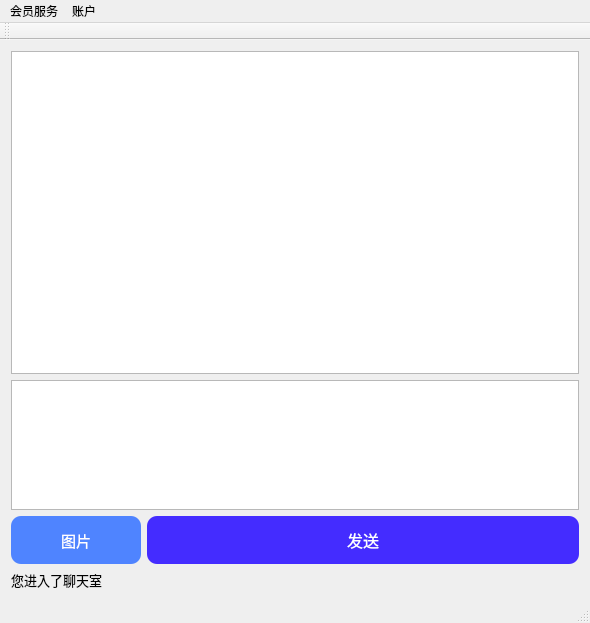
<?xml version="1.0" encoding="UTF-8"?>
<ui version="4.0">
 <class>MainWindow</class>
 <widget class="QMainWindow" name="MainWindow">
  <property name="geometry">
   <rect>
    <x>0</x>
    <y>0</y>
    <width>590</width>
    <height>623</height>
   </rect>
  </property>
  <property name="windowTitle">
   <string>网络聊天室</string>
  </property>
  <widget class="QWidget" name="centralWidget">
   <layout class="QGridLayout" name="gridLayout">
    <item row="8" column="0" colspan="2">
     <widget class="QLabel" name="status_label">
      <property name="font">
       <font>
        <family>微软雅黑</family>
        <pointsize>10</pointsize>
       </font>
      </property>
      <property name="text">
       <string>您进入了聊天室</string>
      </property>
     </widget>
    </item>
    <item row="6" column="0">
     <widget class="QPushButton" name="Image_Button">
      <property name="sizePolicy">
       <sizepolicy hsizetype="Expanding" vsizetype="Expanding">
        <horstretch>3</horstretch>
        <verstretch>3</verstretch>
       </sizepolicy>
      </property>
      <property name="font">
       <font>
        <family>微软雅黑</family>
        <pointsize>11</pointsize>
       </font>
      </property>
      <property name="styleSheet">
       <string notr="true">border: 0px;
border-radius: 10px;
background-color: rgb(79, 132, 255);
color: rgb(255, 255, 255);</string>
      </property>
      <property name="text">
       <string>图片</string>
      </property>
     </widget>
    </item>
    <item row="5" column="0" colspan="2">
     <widget class="QTextEdit" name="input_text">
      <property name="sizePolicy">
       <sizepolicy hsizetype="Expanding" vsizetype="Expanding">
        <horstretch>0</horstretch>
        <verstretch>8</verstretch>
       </sizepolicy>
      </property>
      <property name="font">
       <font>
        <family>微软雅黑</family>
        <pointsize>10</pointsize>
       </font>
      </property>
     </widget>
    </item>
    <item row="6" column="1">
     <widget class="QPushButton" name="send_button">
      <property name="sizePolicy">
       <sizepolicy hsizetype="Minimum" vsizetype="Expanding">
        <horstretch>10</horstretch>
        <verstretch>3</verstretch>
       </sizepolicy>
      </property>
      <property name="font">
       <font>
        <family>微软雅黑</family>
        <pointsize>12</pointsize>
       </font>
      </property>
      <property name="styleSheet">
       <string notr="true">color: rgb(255, 255, 255);
background-color: rgb(68, 44, 255);
border: 0px;
border-radius: 10px;</string>
      </property>
      <property name="text">
       <string>发送</string>
      </property>
      <property name="shortcut">
       <string>Ctrl+Return</string>
      </property>
     </widget>
    </item>
    <item row="4" column="0" colspan="2">
     <widget class="QTextBrowser" name="info_text">
      <property name="sizePolicy">
       <sizepolicy hsizetype="Expanding" vsizetype="Expanding">
        <horstretch>0</horstretch>
        <verstretch>20</verstretch>
       </sizepolicy>
      </property>
      <property name="font">
       <font>
        <family>微软雅黑</family>
        <pointsize>10</pointsize>
       </font>
      </property>
     </widget>
    </item>
   </layout>
  </widget>
  <widget class="QMenuBar" name="menuBar">
   <property name="geometry">
    <rect>
     <x>0</x>
     <y>0</y>
     <width>590</width>
     <height>29</height>
    </rect>
   </property>
   <widget class="QMenu" name="menuServer">
    <property name="title">
     <string>会员服务</string>
    </property>
    <addaction name="actionVIP"/>
   </widget>
   <widget class="QMenu" name="menu">
    <property name="title">
     <string>账户</string>
    </property>
    <addaction name="Change_Name_Button"/>
    <addaction name="Exit_Login"/>
   </widget>
   <addaction name="menuServer"/>
   <addaction name="menu"/>
  </widget>
  <widget class="QToolBar" name="mainToolBar">
   <attribute name="toolBarArea">
    <enum>TopToolBarArea</enum>
   </attribute>
   <attribute name="toolBarBreak">
    <bool>false</bool>
   </attribute>
  </widget>
  <widget class="QStatusBar" name="statusBar"/>
  <action name="actionConnect_To_Server">
   <property name="text">
    <string>登录</string>
   </property>
   <property name="shortcut">
    <string>Ctrl+L</string>
   </property>
  </action>
  <action name="actionasdfadsf">
   <property name="text">
    <string>asdfadsf</string>
   </property>
  </action>
  <action name="actionCreate_User">
   <property name="text">
    <string>注册新用户</string>
   </property>
  </action>
  <action name="actionVIP">
   <property name="text">
    <string>充值VIP会员</string>
   </property>
  </action>
  <action name="actionasdfadsf_2">
   <property name="text">
    <string>asdfadsf</string>
   </property>
  </action>
  <action name="Change_Name_Button">
   <property name="text">
    <string>修改昵称</string>
   </property>
  </action>
  <action name="Exit_Login">
   <property name="text">
    <string>退出登录</string>
   </property>
  </action>
 </widget>
 <layoutdefault spacing="6" margin="11"/>
 <resources/>
 <connections/>
</ui>
